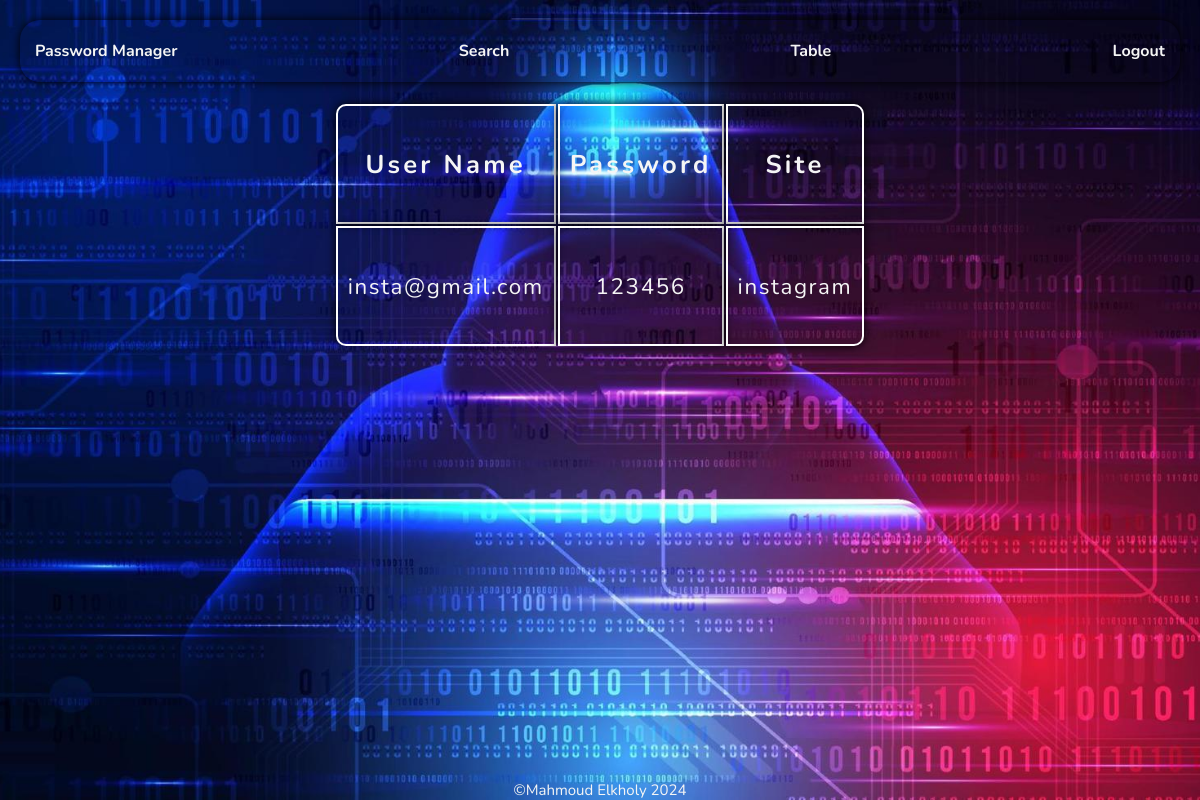
Page /table (signed in) on the committed database.
### tables this page shows
CREATE TABLE passwords (person_id INTEGER NOT NULL, user_name TEXT NOT NULL, password TEXT NOT NULL, site TEXT NOT NULL, FOREIGN KEY(person_id) REFERENCES log_in(id));

### app.py (the view)
@app.route("/table", methods=["GET", "POST"])
@login_required
def table():
    rows = db.execute("SELECT * FROM passwords WHERE person_id = ?", session["user_id"])
    return render_template("table.html", rows=rows)

### helpers.py (called while the page is built)
def login_required(f):
    @wraps(f)
    def decorated_function(*args, **kwargs):
        if session.get("user_id") is None:
            return redirect("/login")
        return f(*args, **kwargs)
    return decorated_function

### templates/table.html
{% extends "layout.html" %}
{% block list %}
    <li><a href="/">Password Manager</a></li>
    <li><a href="/search">Search</a></li>
    <li><a href="/table">Table</a></li>
    <li><a href="/login">Logout</a></li>
{% endblock %}
{% block body %}
    <table>
        <thead>
            <tr>
                <th>User Name</th>
                <th>Password</th>
                <th>Site</th>
            </tr>
        </thead>
        <tbody>
            {% for row in rows %}
                <tr>
                    <td>{{row["user_name"]}}</td>
                    <td>{{row["password"]}}</td>
                    <td>{{row["site"]}}</td>
                </tr>
            {% endfor %}
        </tbody>
    </table>
{% endblock %}

### static/css/styles.css (style rules this page uses)
* { margin: 0; padding: 0; box-sizing: border-box; }
:root { --FF: "Nunito", "Roboto",sans-serif; --FS: 2rem; --BG-COLOR: black; --COLOR: hsl(0, 0%, 96%); --BG: var(--BG-COLOR) url("/static/img/BG1.jpg") no-repeat center center/cover; --BORDER: 2px solid black; --SHADOW: 0 0 10px black }
html { scroll-behavior: smooth; font-family: var(--FF); font-size: var(--FS); background: var(--BG); color: var(--COLOR); }
body { min-height: 100vh; position: relative; display: flex; flex-flow: column nowrap; justify-content: space-between; }
table { margin: 10px auto; font-size: 0.8rem; }
td { font-size: 0.7rem; text-align: center; letter-spacing: 0.05rem; }
th { letter-spacing: 0.1rem; }
th, td { border: 2px solid white; border-collapse: collapse; box-shadow: var(--SHADOW); padding: 10px; width: max-content; height: 15vh; }
th:first-child { border-top-left-radius: 10px; }
th:last-child { border-top-right-radius: 10px; }
tr:last-child td:last-child { border-bottom-right-radius: 10px; }
tr:last-child td:first-child { border-bottom-left-radius: 10px; }
a:any-link { text-decoration: none; color: var(--COLOR); }

### rows in the picture
passwords: user_name "insta@gmail.com", password "123456", site "instagram"
